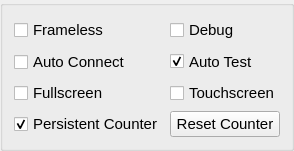
    <widget class="QGroupBox" name="groupBox_5">
     <property name="sizePolicy">
      <sizepolicy hsizetype="Preferred" vsizetype="Preferred">
       <horstretch>0</horstretch>
       <verstretch>0</verstretch>
      </sizepolicy>
     </property>
     <property name="minimumSize">
      <size>
       <width>0</width>
       <height>74</height>
      </size>
     </property>
     <property name="layoutDirection">
      <enum>Qt::LayoutDirection::LeftToRight</enum>
     </property>
     <property name="autoFillBackground">
      <bool>false</bool>
     </property>
     <property name="title">
      <string/>
     </property>
     <property name="flat">
      <bool>false</bool>
     </property>
     <property name="checkable">
      <bool>false</bool>
     </property>
     <property name="checked">
      <bool>false</bool>
     </property>
     <layout class="QGridLayout" name="gridLayout">
      <item row="1" column="0">
       <widget class="QCheckBox" name="checkBox_connect">
        <property name="minimumSize">
         <size>
          <width>0</width>
          <height>26</height>
         </size>
        </property>
        <property name="font">
         <font>
          <pointsize>11</pointsize>
         </font>
        </property>
        <property name="toolTip">
         <string>The application will try connecting on startup</string>
        </property>
        <property name="text">
         <string>Auto Connect</string>
        </property>
        <property name="checked">
         <bool>false</bool>
        </property>
       </widget>
      </item>
      <item row="2" column="0">
       <widget class="QCheckBox" name="checkBox_fullscreen">
        <property name="font">
         <font>
          <pointsize>11</pointsize>
         </font>
        </property>
        <property name="toolTip">
         <string>Display the window in fullscreen</string>
        </property>
        <property name="text">
         <string>Fullscreen</string>
        </property>
       </widget>
      </item>
      <item row="2" column="1">
       <widget class="QCheckBox" name="checkBox_touchscreen">
        <property name="font">
         <font>
          <pointsize>11</pointsize>
         </font>
        </property>
        <property name="toolTip">
         <string>Touch the screen to start a test.</string>
        </property>
        <property name="text">
         <string>Touchscreen</string>
        </property>
       </widget>
      </item>
      <item row="0" column="0">
       <widget class="QCheckBox" name="checkBox_frameless">
        <property name="font">
         <font>
          <pointsize>11</pointsize>
         </font>
        </property>
        <property name="toolTip">
         <string>Hide the window's frame</string>
        </property>
        <property name="text">
         <string>Frameless</string>
        </property>
       </widget>
      </item>
      <item row="1" column="1">
       <widget class="QCheckBox" name="checkBox_test">
        <property name="minimumSize">
         <size>
          <width>0</width>
          <height>25</height>
         </size>
        </property>
        <property name="font">
         <font>
          <pointsize>11</pointsize>
         </font>
        </property>
        <property name="toolTip">
         <string>Automatically start testing after programming</string>
        </property>
        <property name="text">
         <string>Auto Test</string>
        </property>
        <property name="iconSize">
         <size>
          <width>20</width>
          <height>20</height>
         </size>
        </property>
        <property name="checked">
         <bool>true</bool>
        </property>
        <property name="tristate">
         <bool>false</bool>
        </property>
       </widget>
      </item>
      <item row="0" column="1">
       <widget class="QCheckBox" name="checkBox_debug">
        <property name="minimumSize">
         <size>
          <width>0</width>
          <height>26</height>
         </size>
        </property>
        <property name="font">
         <font>
          <pointsize>11</pointsize>
         </font>
        </property>
        <property name="toolTip">
         <string>The application will print out more info to the terminal</string>
        </property>
        <property name="text">
         <string>Debug</string>
        </property>
       </widget>
      </item>
      <item row="3" column="0">
       <widget class="QCheckBox" name="counterCheckbox">
        <property name="font">
         <font>
          <pointsize>11</pointsize>
         </font>
        </property>
        <property name="text">
         <string>Persistent Counter</string>
        </property>
        <property name="checked">
         <bool>true</bool>
        </property>
       </widget>
      </item>
      <item row="3" column="1">
       <widget class="QPushButton" name="resetCounterButton">
        <property name="font">
         <font>
          <pointsize>11</pointsize>
         </font>
        </property>
        <property name="text">
         <string>Reset Counter</string>
        </property>
       </widget>
      </item>
     </layout>
    </widget>
